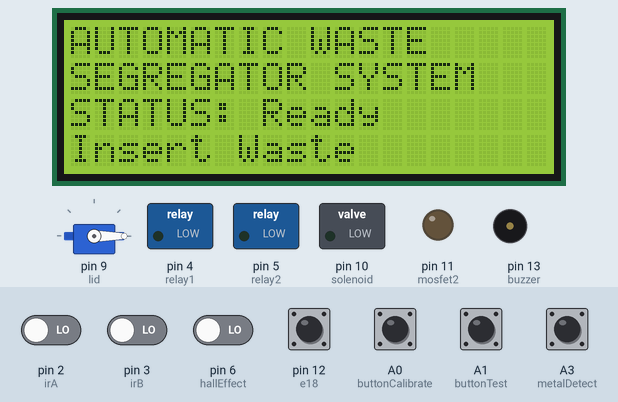
Recording of a sketch running on a simulated Arduino Uno, built with avr-gcc and run on an emulated ATmega328P. Shown: servo, 20×4 character LCD, switched loads named in the sketch (green lamp = pin HIGH), output pins drawn as LEDs (lit = HIGH), buzzer (waves = sounding, pin HIGH). Inputs (shaded band) come from the test bench; at power-on: A0 (buttonCalibrate), A1 (buttonTest), A3 (metalDetect), pin 12 (e18) HIGH, pin 2 (irA), pin 3 (irB), pin 6 (hallEffect) LOW. Pins used as bus, display or sensor lines are not drawn; what the sketch prints to the serial monitor is not drawn.

Above: at 4.3 s.
4.4 s: pin 12 (e18) pulled LOW for 0.15 s
At 6.3 s:
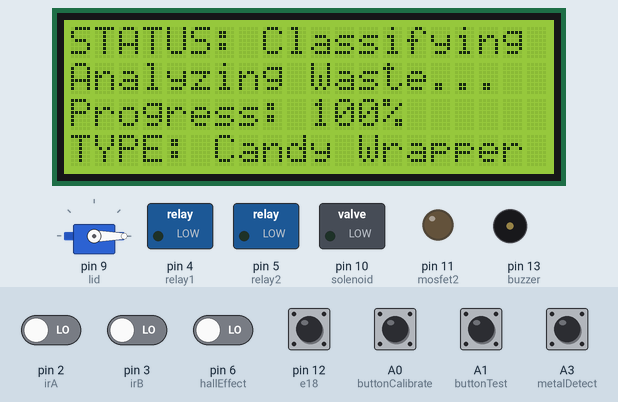
At 7.3 s:
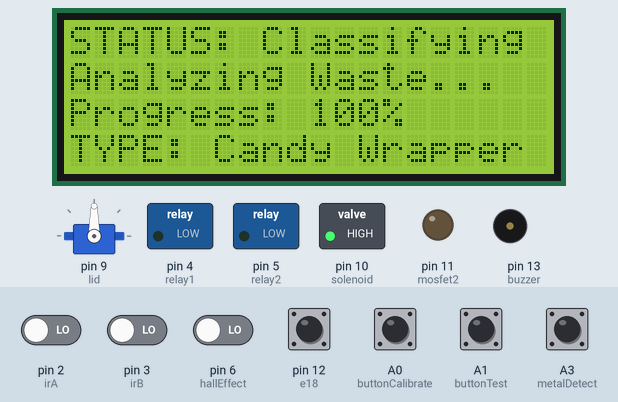
15.6 s: pin 12 (e18) pulled LOW for 1 s
At 17.7 s:
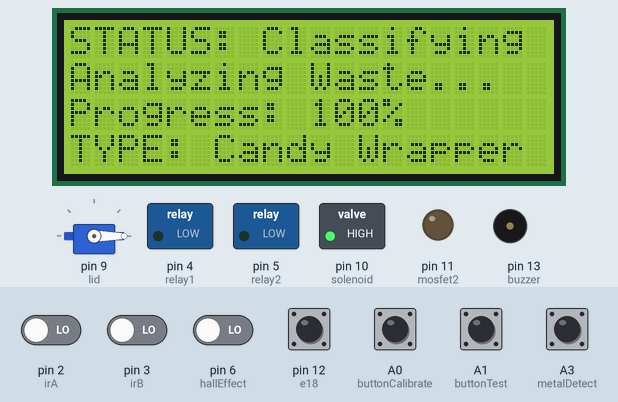
Timing chart, 0 to 20.3 s (numbered marks = the images above; inputs shaded):
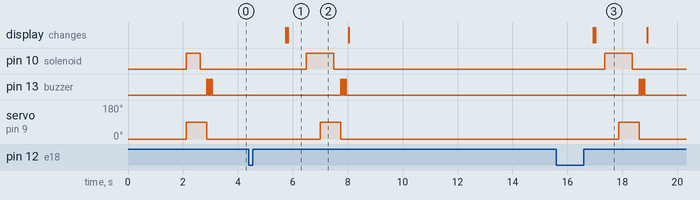

Measured:
- after the input at 4.4 s, pin 10 (solenoid): LOW → HIGH after 2.1 s, → LOW 1.0 s later; pin 13 (buzzer): alternates HIGH for 0.04 s and LOW for 0.04 s, 6 changes in all, then stays LOW, starting after 3.3 s; servo on pin 9 (lid): 0° → 90° after 2.6 s, → 0° 0.75 s later; the display: first changes after 1.3 s (image 1 shows a later state)
- after the input at 15.6 s, pin 10 (solenoid): LOW → HIGH after 1.8 s, → LOW 1.0 s later; pin 13 (buzzer): alternates HIGH for 0.04 s and LOW for 0.04 s, 6 changes in all, then stays LOW, starting after 3.0 s; servo on pin 9 (lid): 0° → 90° after 2.3 s, → 0° 0.75 s later; the display: first changes after 1.3 s (image 3 shows a later state)
- what the display in image 1 shows lasts 2.2 s, from 5.8 s to 8.0 s

The sketch:

sketch_feb13a_v3.0.ino
```cpp
// v2.0 - with stepper motor
// v3.0 - Fix stepper motor offset and add button Calibrate and Test.

#include <Servo.h>
#include <Wire.h>
#include <LiquidCrystal_I2C.h>
Servo lid;
LiquidCrystal_I2C lcd(0x27, 20, 4);

const int irA = 2;
const int irB = 3;
boolean irA_bool = false;
boolean irB_bool = false;

const int relay1 = 4;
const int relay2 = 5;

const int hallEffect = 6;

const int stepperDirection = 8;
const int stepperPulses = 7;

const int solenoid = 10;
const int mosfet2 = 11;

const int e18 = 12;
boolean e18Bool = false;

const int buzzer = 13;

const int buttonCalibrate = A0;
const int buttonTest = A1;

const int metalReset = A2;
const int metalDetect = A3;
boolean metalBool = false;

boolean ISR_A = false;
boolean ISR_B = false;
int count = 0;
double timeDifferenceA;
double timeDifferenceB;
double timeA_high;
double timeA_low;
double timeB_high;
double timeB_low;
int typeOfWaste;

//// for motor control
int delayPulse = 100; // value in MICROSECONDS

String degree;
int degreeInt; // convert to integer
int degreePrevious = 0; // store previous degree
int degreeNew;

int revSet = 3200; // motor stepper driver set
int pulsesRev;


//For testing
int testingPos = 0;

void setup() {
  Serial.begin(9600);
  Serial.setTimeout(10);
  Serial.println(F("BEGIN"));

  attachInterrupt(digitalPinToInterrupt(irA), aDetect, CHANGE);
  attachInterrupt(digitalPinToInterrupt(irB), bDetect, CHANGE);

  pinMode(irA, INPUT);
  pinMode(irB, INPUT);

  pinMode(relay1, OUTPUT);
  pinMode(relay2, OUTPUT);
  digitalWrite(relay1, LOW);
  digitalWrite(relay2, LOW);

  pinMode(hallEffect, INPUT);

  pinMode(stepperDirection, OUTPUT);
  pinMode(stepperPulses, OUTPUT);

  pinMode(solenoid, OUTPUT);

  lid.attach(9);
  lid.write(0);

  pinMode(mosfet2, OUTPUT);

  pinMode(e18, INPUT_PULLUP);

  pinMode(buzzer, OUTPUT);

  pinMode(buttonCalibrate, INPUT_PULLUP);
  pinMode(buttonTest, INPUT_PULLUP);

  pinMode(metalReset, OUTPUT);
  pinMode(metalDetect, INPUT_PULLUP);

  lcd.init();
  lcd.backlight();

  lcd.clear();
  lcd.setCursor(0, 0);
  lcd.print("AUTOMATIC WASTE");
  lcd.setCursor(0, 1);
  lcd.print("SEGREGATOR SYSTEM");
  lcd.setCursor(0, 2);
  lcd.print("STATUS: Ready");
  lcd.setCursor(0, 3);
  lcd.print("Insert Waste");

  metalCal();

  closeLid();
  stepperCalibrate();
  Beep();
}

void loop() {
  if (digitalRead(e18) == LOW) {
    Serial.println(F("Waste detected. Analyzing."));
    //reset all false alarm values of ISR.
    timeA_high = 0;
    timeA_low = 0;
    timeB_high = 0;
    timeB_low = 0;

    lcd.clear();

    lcd.setCursor(0, 0);
    lcd.print("STATUS: Classifying");
    lcd.setCursor(0, 1);
    lcd.print("Analyzing Waste...");

    getWasteCharacteristics();
    conditions();

    openLid();
    closeLid();

    Beep();

    Serial.println();
    //reset all values
    lcd.clear();
    lcd.setCursor(0, 0);
    lcd.print("AUTOMATIC WASTE");
    lcd.setCursor(0, 1);
    lcd.print("SEGREGATOR SYSTEM");
    lcd.setCursor(0, 2);
    lcd.print("STATUS: Ready");
    lcd.setCursor(0, 3);
    lcd.print("Insert Waste");

    count = 0;
    metalBool = false;
    e18Bool = false;
    irA_bool = false;
    irB_bool = false;
    typeOfWaste = 0;
    timeDifferenceA = 0;
    timeDifferenceB = 0;
  }

  if (digitalRead(buttonTest) == LOW) {
    Serial.print(F("Moving at: "));
    Serial.print(testingPos);
    Serial.println(F(" degrees."));

    rotate(testingPos);

    testingPos = testingPos + 90;
    if (testingPos == 450) {
      testingPos = 0;
    }
  }

  if (digitalRead(buttonCalibrate) == LOW) {
    Serial.println("Resetting the position");
    stepperCalibrate();
    testingPos = 0;
  }

  mainProg();
}


void stepperCalibrate() {
  while (digitalRead(hallEffect) == HIGH) {
    digitalWrite(stepperPulses, HIGH);
    delayMicroseconds(delayPulse);
    digitalWrite(stepperPulses, LOW);
    delayMicroseconds(delayPulse);
  }
}

void conditions() {
  //1 - Metal.
  //2 - Pet Bottles.
  //3 - Candy Plastic Wrapper.
  //4 - Crumpled Paper.

  if (metalBool == LOW) {
    //Serial.println("1");
    typeOfWaste = 1;
  } else if (e18Bool == LOW) {
    //Serial.println("2-A");
    typeOfWaste = 2;
  } else if (digitalRead(irA) == HIGH || digitalRead(irB) == HIGH) {
    //Serial.println("2-B");
    typeOfWaste = 2;
  } else if (timeDifferenceA == 0 && timeDifferenceB < 30) {
    //Serial.println("3-A");
    typeOfWaste = 3;
  } else if (timeDifferenceA < 30 && timeDifferenceB == 0) {
    //Serial.println("3-B");
    typeOfWaste = 3;
  } else if (timeDifferenceA < 10 && timeDifferenceB < 10) {
    //Serial.println("3-C");
    typeOfWaste = 3;
  } else {
    //Serial.println("4");
    typeOfWaste = 4;
  }

  Serial.print(F("tD A: "));
  Serial.println(timeDifferenceA);
  Serial.print(F("tD B: "));
  Serial.println(timeDifferenceB);

  Serial.print(F("Type of Waste: "));
  Serial.println(typeOfWaste);

  lcd.setCursor(0, 3);
  lcd.print("TYPE: ");

  switch (typeOfWaste) {
    case 1:
      Serial.println(F("METAL."));
      lcd.print("Metal");
      rotate(0);
      break;
    case 2:
      Serial.println(F("PET BOTTLE."));
      lcd.print("Pet bottle");
      rotate(90);
      break;
    case 3:
      Serial.println(F("CANDY PLASTIC WRAPPER."));
      lcd.print("Candy Wrapper");
      rotate(180);
      break;
    case 4:
      Serial.println(F("CRUMPLED PAPER."));
      lcd.print("Crumpled Paper");
      rotate(270);
      break;
  }

}


void isr_IRa() {
  if (ISR_A == true) {
    timeDifferenceA = timeA_high - timeA_low;
    if (timeDifferenceA > 0) {
      Serial.println(F("ISR-A Activated."));
      Serial.print(F("Time A High: "));
      Serial.println(timeA_high);
      Serial.print(F("Time A Low: "));
      Serial.println(timeA_low);
      Serial.print(F("Difference A: "));
      Serial.println(timeDifferenceA);
      Serial.println();
    }

    ISR_A = false;
  }
}


void isr_IRb() {
  if (ISR_B == true) {
    timeDifferenceB = timeB_high - timeB_low;
    if (timeDifferenceB > 0) {
      Serial.println(F("ISR-B Activated."));
      Serial.print(F("Time B High: "));
      Serial.println(timeB_high);
      Serial.print(F("Time B Low: "));
      Serial.println(timeB_low);
      Serial.print(F("Difference B: "));
      Serial.println(timeDifferenceB);
      Serial.println();
    }

    ISR_B = false;
  }

}


void getWasteCharacteristics() {

  while (count <= 100) {
    e18Bool = digitalRead(e18);
    metalBool = digitalRead(metalDetect);
    irA_bool = digitalRead(irA);
    irB_bool = digitalRead(irB);
    Serial.println(count);

    lcd.setCursor(0, 2);
    lcd.print("Progress: ");
    lcd.print(count);
    lcd.print("%");

    count++;
  }

  Serial.print(F("E18-D80NK: "));
  Serial.println(e18Bool);
  Serial.print(F("Metal Transducer: "));
  Serial.println(metalBool);
  Serial.print(F("Infrared A: "));
  Serial.println(irA_bool);
  Serial.print(F("Infrared B: "));
  Serial.println(irB_bool);

  isr_IRa();
  isr_IRb();
}

void openLid() {
  Serial.println(F("Open Lid."));
  lid.write(0);
  delay(250);
  digitalWrite(solenoid, HIGH);
  delay(500);
  digitalWrite(solenoid, LOW);
}

void closeLid() {
  Serial.println(F("Close Lid."));
  digitalWrite(solenoid, HIGH);
  lid.write(90);
  delay(500);
  digitalWrite(solenoid, LOW);
  delay(250);
  lid.write(0);
}

void aDetect() {
  if (digitalRead(irA) == LOW) {
    timeA_high = millis();
  } else if (digitalRead(irA) == HIGH) {
    timeA_low = millis();
  }

  ISR_A = true;
}

void bDetect() {
  if (digitalRead(irB) == LOW) {
    timeB_high = millis();
  } else if (digitalRead(irB) == HIGH) {
    timeB_low = millis();
  }

  ISR_B = true;
}


void metalCal() {
  // to calibrate sensor/ in environment.
  digitalWrite(metalReset, HIGH);
  delay(2000);
  digitalWrite(metalReset, LOW);
}


void mainProg() {
  if (Serial.available() > 0) {
    degree = Serial.readString();
    degreeInt = degree.toInt();

    Serial.println(F("----- PROCESSING -----"));
    Serial.print(F("Degree: "));
    Serial.println(degreeInt);

    rotate(degreeInt);
    Serial.println(F("----- DONE -----"));

    Serial.println();
    Serial.println();
  }
}

void dump() {
  Serial.println();
  Serial.println(String("degreeInt -> ") + degreeInt);
  Serial.println(String("degreePrevious -> ") + degreePrevious);
  Serial.println(String("degreeNew -> ") + degreeNew);
}

void rotate(int a) {

  if (degreePrevious < a) {
    digitalWrite(stepperDirection, HIGH);
    degreeNew = a - degreePrevious;
    Serial.println(String("CW Difference: ") + degreeNew);

  } else if (degreePrevious > a) {
    digitalWrite(stepperDirection, LOW);
    degreeNew = degreePrevious - a;
    Serial.println(String("CCW Difference: ") + a);

  } else if (degreePrevious == a) {
    Serial.println(F("NO DIFFERENCE"));
    degreeNew = 0;
  }

  dump();
  Serial.println();

  pulsesRev = map(degreeNew, 0, 360, 0, revSet);

  Serial.print(F("Pulses to Set: "));
  Serial.println(pulsesRev);

  for (int x = 0; x <= pulsesRev; x++) {
    digitalWrite(stepperPulses, HIGH);
    delayMicroseconds(delayPulse);
    digitalWrite(stepperPulses, LOW);
    delayMicroseconds(delayPulse);
  }

  degreePrevious = a;
}


void Beep() {
  digitalWrite(buzzer, HIGH);
  delay(40);
  digitalWrite(buzzer, LOW);
  delay(40);

  digitalWrite(buzzer, HIGH);
  delay(40);
  digitalWrite(buzzer, LOW);
  delay(40);

  digitalWrite(buzzer, HIGH);
  delay(40);
  digitalWrite(buzzer, LOW);
  delay(40);
}
```
